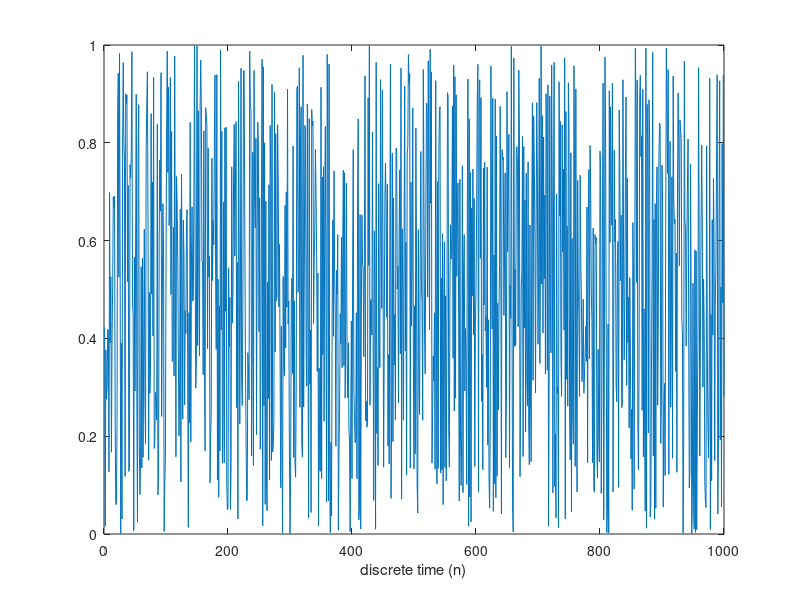
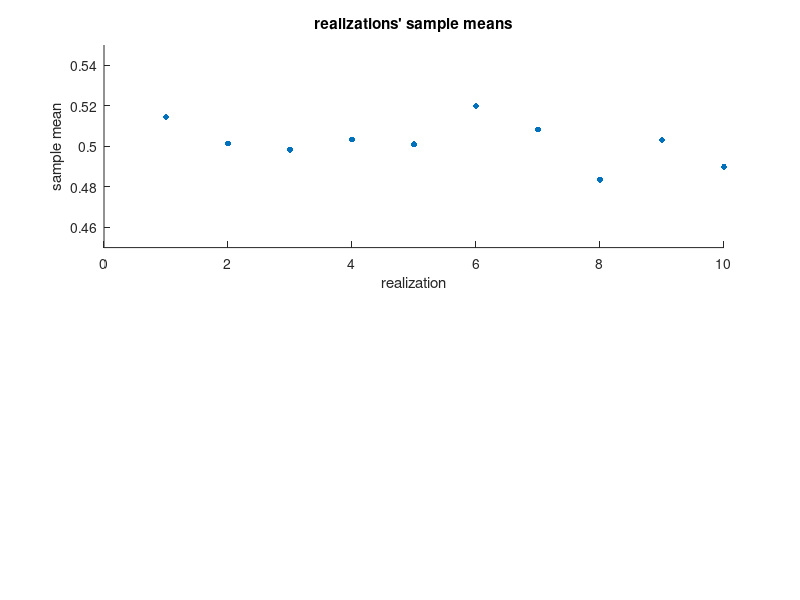

Here is the MATLAB script that generated these plots, in order: (Note: this script raises an error after producing the figures.)
%% Creation of signal
X = rand(1000, 1);  %Uniformly distributed between 0 and 1
x_axis = 1:1000;

figure()
plot(x_axis, X)
xlabel("discrete time (n)");

%% Part 1
sample_mean = mean(X);

%% Part 2
sample_standard_deviation = std(X);

%% Part 3
realizations = 1:10;
x_realizations = zeros(1000, 10);
sample_mean_realizations = zeros(1, 10);
std_realizations = zeros(1, 10);
bias_realizations = zeros(1, 10);

for realization = realizations
    x_realizations(:, realization) = rand(1, 1000);
    sample_mean_realizations(1, realization) = mean(x_realizations(:, realization));
    std_realizations(1, realization) = std(x_realizations(:, realization));
    bias_realizations(1, realization) = 0.5 - sample_mean_realizations(1, realization);
end

figure()
subplot(2,1,1)
scatter(realizations, sample_mean_realizations, 18,'ro', 'filled')
title("realizations' sample means")
ylabel("sample mean")
xlabel("realization")
ylim([0.45 0.55])
hline = refline([0, 0.5]);

subplot(2,1,2)
scatter(realizations, std_realizations, 18, 'ro', 'filled')
title("realizations' sample standard deviation")
ylabel("sample standard deviation")
xlabel("realization")
ylim([0.25 0.35])
hline = refline([0, 1/sqrt(12)]);

%% Part 4







